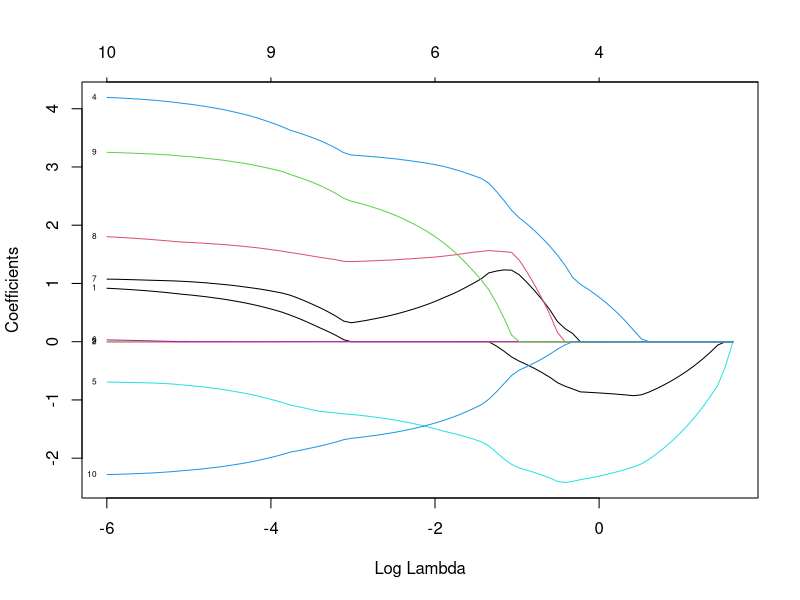
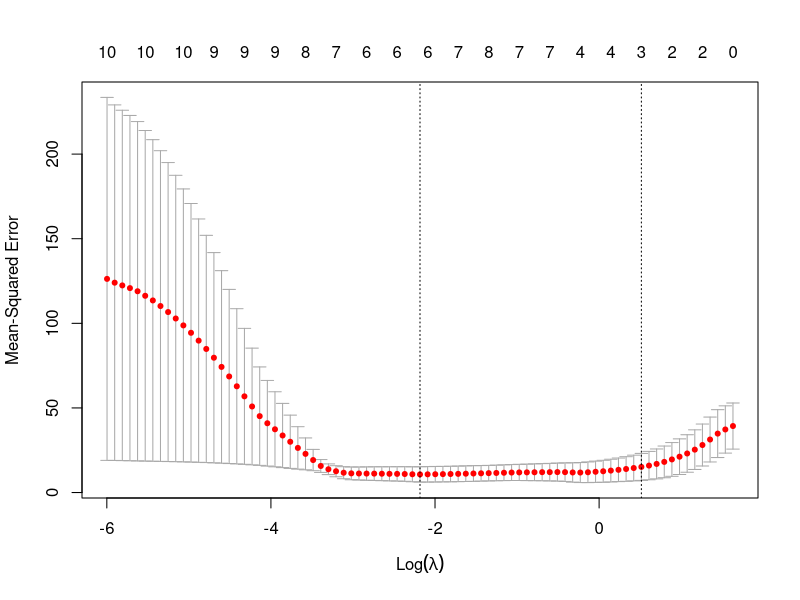

Recreate these plots in R, in order.
###################################################################
### When does the order of the factors in AN(C)OVA model matter? ## 
###################################################################

### the order of factors does not matter in ANOVA with balanced design
y=rnorm(8) # some fictive response variable
f1=factor(c(1,1,1,1,2,2,2,2)) # factor f1 
f2=factor(c(1,2,3,4,1,2,3,4)) # factor f2
mod1=lm(y~f1+f2)
mod2=lm(y~f2+f1) # change the order of factors in the model formula
anova(mod1) # balanced design for anova
anova(mod2) # order of factors doesn't matter

### the order of factors in ANOVA matters when design is unbalanced
f1=factor(c(1,1,1,1,2,2,2,2)) # factor f1 
f2=factor(c(1,2,3,1,2,3,1,2)) # new factor f2, leading to unbalanced design
# 6 cells, 8 observations, cells (1,1) and (2,2) contain 2 observations, the rest 1
mod3=lm(y~f1+f2) # the same MeanSq for f1 as in anova(lm(y~f1)) 
mod4=lm(y~f2+f1) # unbalanced additive anova
anova(mod3) # the p-value for f2 (second factor in the formula) is correct
anova(mod4) # the p-value for f1 *second factor in the formula) is correct
## we see that the order of factors in unbalance anova matters
# for mod3: the first line f1 is test omega1(f1) within Omega(f1+f2) 
# the second line f2 is the test omega2(f2\f1) within Omega(f1+f2)
# the second line f2 is the right test for f2, with f1 taken into account 
# for unbalanced designs omega2(f2\f1) is not the same as omega2(f2)
# the best way to perform the test for f2 is 
modf1=lm(y~f1); anova(modf1,mod3) # or anova(modf1,mod4) # the same

### the order of factors in ANCOVA matters 
x3=rnorm(8,0.2,0.8) # create a continuous (pseudo)-variable 
mod1a=lm(y~f1+f2+x3) # x3 is last when testing for the relevance of x3
mod2a=lm(y~x3+f1+f2) # f2 is last when testing for the relevance of f2
# the p-values for f1, f2 and x3 are different for mod1a and mod2a
anova(mod1a) # although the design is balanced
anova(mod2a) # the order of factors matters in ancova
summary(mod1a) # gives the correct p-value for the continuous variable x3
summary(mod2a) # gives the correct p-value for the continuous variable x3

# the same relevant p-values can be derived by testing submodels within 
# the full model. The relevant p-value for x3  
mod1b=lm(y~f1+f2) # submodel (without x3) of the model mod1a=lm(y~f1+f2+x3)
anova(mod1b,mod1a) # relevant p-value for x3, anova(mod1b,mod2a) gives the same
# the relevant p-value for f2  
mod2b=lm(y~f1+x3) # create submodel without f2 inside mod2a=lm(y~x3+f1+f2)
anova(mod2b,mod2a) # relevant p-value for f2, anova(mod2b,mod1a) gives the same
# to get all these relevant p-values at once, just run 
drop1(mod1a,test="F") # this works for all the models anova,ancova

mod1c=lm(y~f1*x3); anova(mod1c)
drop1(mod1c,test="F") # only interaction p-value in model with interaction 

## Conclusions:
## order of factors does not matter in anova with balanced design
## order of factors in anova matters when design is unbalanced
## order of factors in ancova matters 
## for continuous variables p-values from summary are also usable
## drop1 gives only p-value for interaction term for models with interaction


#######################################################################
##### Lasso for the data set mtcars (show this one at the lecture) #####
########################################################################

mtcars # dataset mtcars: mpg is the response
x=as.matrix(mtcars[,-1])
y=mtcars[,1]

train=sample(1:nrow(x),0.67*nrow(x)) # train by using 2/3 of the x rows 
x.train=x[train,]; y.train=y[train]  # data to train
x.test=x[-train,]; y.test = y[-train] # data to test the prediction quality

# Prediction by using the linear model
# first fit linear model on the train data
lm.model=lm(mpg~cyl+disp+hp+drat+wt+qsec+vs+am+gear+carb,data=mtcars,subset=train)
y.predict.lm=predict(lm.model,newdata=mtcars[-train,]) # predict for the test rows
mse.lm=mean((y.test-y.predict.lm)^2); mse.lm # prediction quality by the linear model

# Now apply lasso for selecting the variables and prediction 
library(glmnet) 
lasso.model=glmnet(x.train,y.train,alpha=1) # alpha=1 for lasso
#more options: standardize=TRUE, intercept=FALSE,nlambda=1000
lasso.cv=cv.glmnet(x.train,y.train,alpha=1,type.measure="mse",nfolds=5)
# option nfolds=5 means 5-fold cross validation. By default, the method 
# performs 10-fold cross validation to choose the best lambda.
# plots
plot(lasso.model,label=T,xvar="lambda") #standardize=T,type.coef="2norm",xvar="norm") "coef"
#plot(lasso.cv$glmnet.fit,xvar="lambda",label=T) # the same plot
plot(lasso.cv) 
# With label="T" in plot commando you see which curve corresponds 
# to which coefficients. The glmnet plot above shows the shrinkage of 
# the lasso coefficients as you move from the right to the left, 
# but unfortunately, it is not clearly labelled. 
# Lasso contrasts with ridge regression, which flattens out 
# everything, but does not zero out any of the regression coefficients.

lambda.min=lasso.cv$lambda.min; lambda.1se=lasso.cv$lambda.1se; 
lambda.min; lambda.1se # best lambda by cross validation
coef(lasso.model,s=lasso.cv$lambda.min) # cyl,hp,wt,am and carb are relevant
coef(lasso.model,s=lasso.cv$lambda.1se) # only cyl,hp and wt are releveant

# lambda.min is the value of lambda that gives minimum mean cross-validated 
# error. The other lambda saved is lambda.1se, which gives the most regularized 
# (reduced) model such that error is within one standard error of the minimum. 

lasso.pred1=predict(lasso.model,s=lambda.min,newx=x.test) 
lasso.pred2=predict(lasso.model,s=lambda.1se,newx=as.matrix(x.test))
mse1.lasso=mean((y.test-lasso.pred1)^2); mse1.lasso
mse2.lasso=mean((y.test-lasso.pred2)^2); mse2.lasso

# By default, the glmnet function standardizes all the independent 
# variables, but here the dependent variable can also be standardized 
# by the function standardize=function(x){(x-mean(x))/sd(x)}).
# Then one may want tomomit the intercept in the lm and glmnet models, 
# because all the variables have already been standardized to a zero mean. 
############## end of the example mtcars #############################

